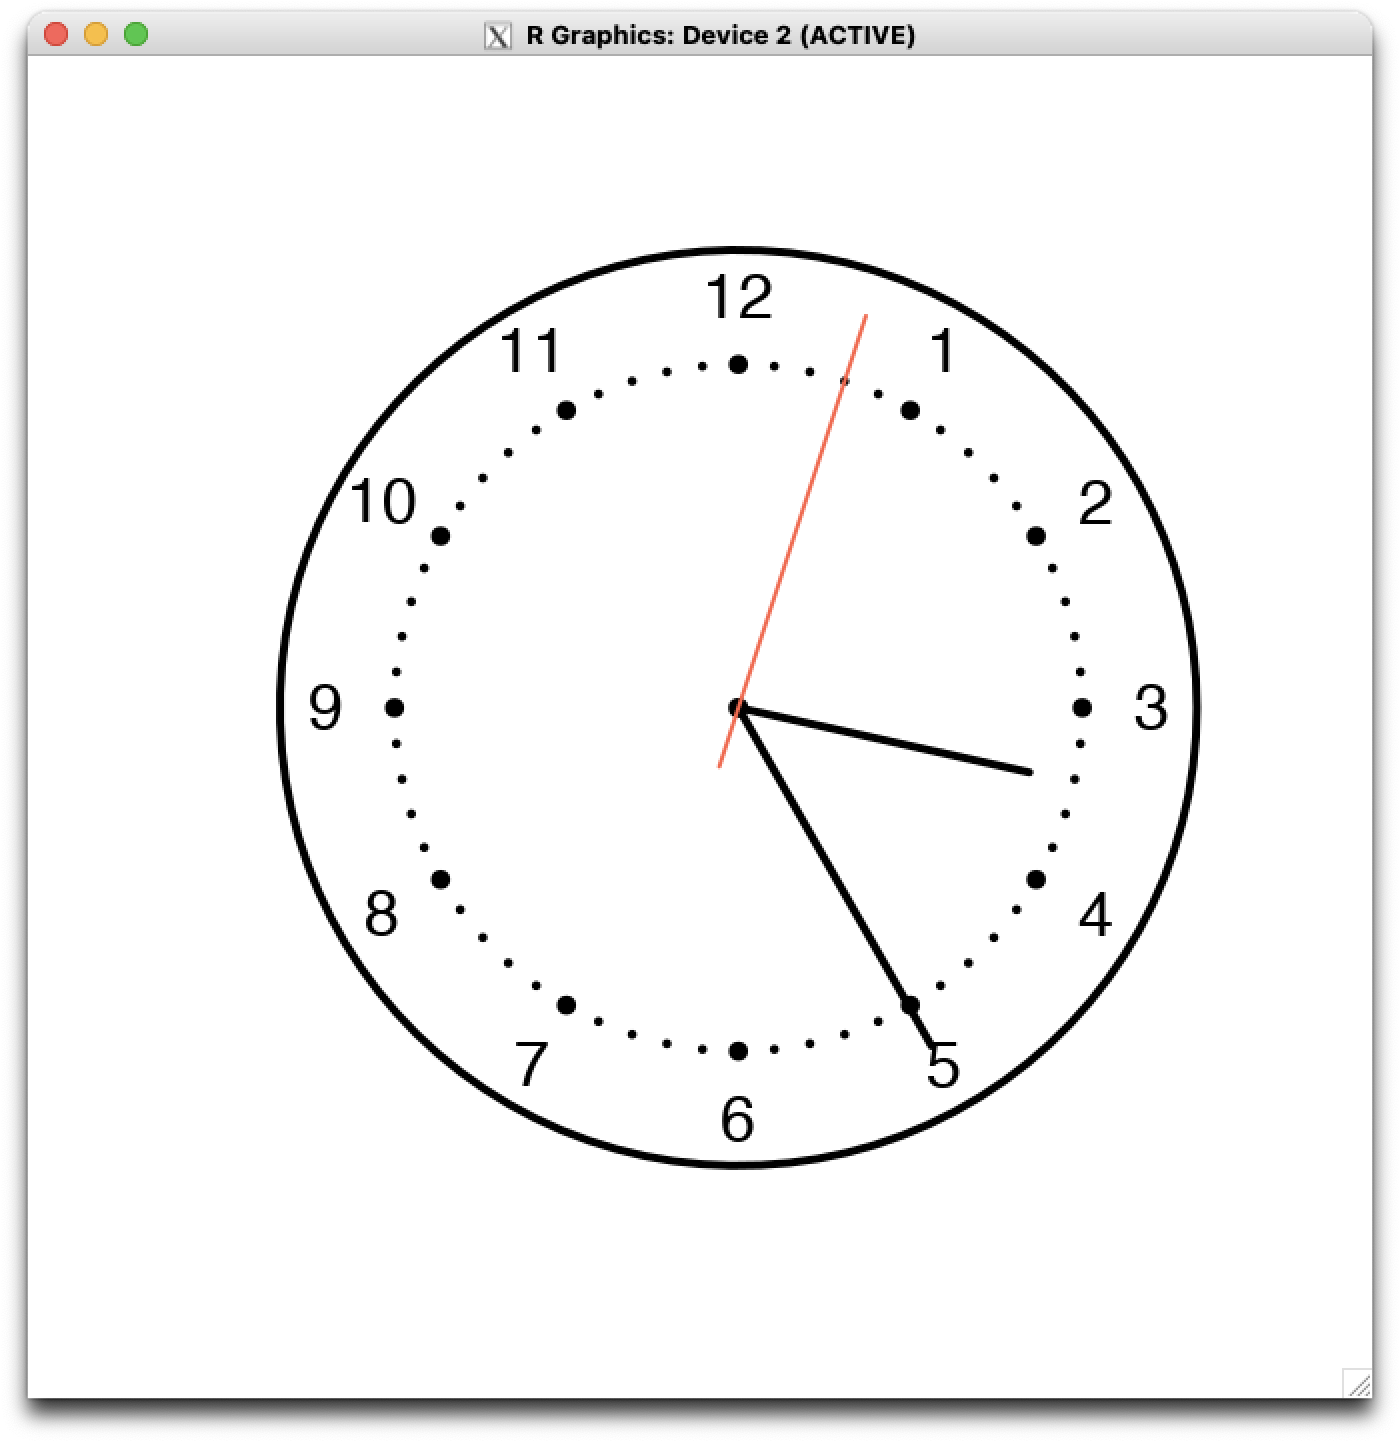

Write the R code that produced this figure.
library(eventloop)

clock <- function(...){
  
  # set radius for clock
  r <- 1
  
  # get time
  time <- Sys.time()
  
  # extract seconds, minutes, hour
  s <- as.numeric(format(as.POSIXct(time, format = "%H:%M:%S"), "%S"))
  m <- as.numeric(format(as.POSIXct(time, format = "%H:%M:%S"), "%M")) + s / 60
  h <- as.numeric(format(as.POSIXct(time, format = "%H:%M:%S"), "%H")) %% 12 + m / 60
  
  # calculate angle, x and y for seconds
  sa <- s * 6 * pi / 180 + pi/2
  sx <- -0.9 * r * cos(sa)
  sy <- 0.9 * r * sin(sa)
  
  # calculate angle, x and y for minutes
  ma <- m * 6 * pi / 180 + pi/2
  mx <- -0.85 * r * cos(ma)
  my <- 0.85 * r * sin(ma)
  
  # calculate angle, x and y for seconds
  ha <- h * 30 * pi / 180 + pi/2
  hx <- -0.65 * r * cos(ha)
  hy <- 0.65 * r * sin(ha)
  
  # make new "empty" plot
  plot(0, 0, xlim = c(-1, 1), ylim = c(-1, 1), xaxt = "n", yaxt = "n", ann = FALSE, asp = 1, bty = "n", pch = 21, col = "black", bg = "black", cex = 1.25)
  
  # draw outline of clock
  t = seq(0, 2 * pi, length = 100) 
  lines(x = r * cos(t), y = r * sin(t), lwd = 4)
  
  # draw hours
  hours <- data.frame(a = seq(pi/2 + pi/6, 2 * pi + pi/2, length.out = 12))
  hours$label = 1:12
  hours$x = -0.9 * r * cos(hours$a)
  hours$y = 0.9 * r * sin(hours$a)
  
  text(hours$x, hours$y, cex = 2)
  
  # draw minute marks
  minutes <- data.frame(a = seq(pi/2 + pi/30, 2 * pi + pi/2, length.out = 60))
  minutes$label = 1:60
  minutes$size = ifelse(1:60 %% 5 == 0, 1.2, 0.5)
  minutes$x = -r * cos(minutes$a)
  minutes$y = r * sin(minutes$a)
  
  points(x = 0.75 * minutes$x, y = 0.75 * minutes$y, bg = "black", pch = 21, cex = minutes$size)
  
  # draw hands
  segments(x0 = 0, y0 = 0, x1 = hx, y1 = hy, lwd = 4)
  segments(x0 = 0, y0 = 0, x1 = mx, y1 = my, lwd = 4)
  segments(x0 = -0.15 * sx, y0 = -0.15 * sy, x1 = sx, y1 = sy, col = "coral2", lwd = 2)
  }

# start event loop
eventloop::run_loop(clock)
